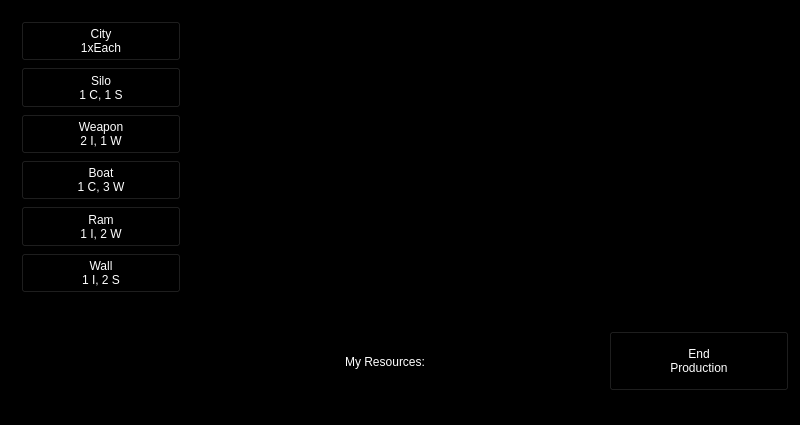
<?xml version="1.0" encoding="UTF-8"?>
<ui version="4.0">
 <class>ProductionUi</class>
 <widget class="QWidget" name="ProductionUi">
  <property name="geometry">
   <rect>
    <x>0</x>
    <y>0</y>
    <width>800</width>
    <height>425</height>
   </rect>
  </property>
  <property name="palette">
   <palette>
    <active>
     <colorrole role="WindowText">
      <brush brushstyle="SolidPattern">
       <color alpha="255">
        <red>255</red>
        <green>255</green>
        <blue>255</blue>
       </color>
      </brush>
     </colorrole>
     <colorrole role="Button">
      <brush brushstyle="SolidPattern">
       <color alpha="255">
        <red>0</red>
        <green>0</green>
        <blue>0</blue>
       </color>
      </brush>
     </colorrole>
     <colorrole role="Light">
      <brush brushstyle="SolidPattern">
       <color alpha="255">
        <red>0</red>
        <green>0</green>
        <blue>0</blue>
       </color>
      </brush>
     </colorrole>
     <colorrole role="Midlight">
      <brush brushstyle="SolidPattern">
       <color alpha="255">
        <red>0</red>
        <green>0</green>
        <blue>0</blue>
       </color>
      </brush>
     </colorrole>
     <colorrole role="Dark">
      <brush brushstyle="SolidPattern">
       <color alpha="255">
        <red>0</red>
        <green>0</green>
        <blue>0</blue>
       </color>
      </brush>
     </colorrole>
     <colorrole role="Mid">
      <brush brushstyle="SolidPattern">
       <color alpha="255">
        <red>0</red>
        <green>0</green>
        <blue>0</blue>
       </color>
      </brush>
     </colorrole>
     <colorrole role="Text">
      <brush brushstyle="SolidPattern">
       <color alpha="255">
        <red>255</red>
        <green>255</green>
        <blue>255</blue>
       </color>
      </brush>
     </colorrole>
     <colorrole role="BrightText">
      <brush brushstyle="SolidPattern">
       <color alpha="255">
        <red>255</red>
        <green>255</green>
        <blue>255</blue>
       </color>
      </brush>
     </colorrole>
     <colorrole role="ButtonText">
      <brush brushstyle="SolidPattern">
       <color alpha="255">
        <red>255</red>
        <green>255</green>
        <blue>255</blue>
       </color>
      </brush>
     </colorrole>
     <colorrole role="Base">
      <brush brushstyle="SolidPattern">
       <color alpha="255">
        <red>0</red>
        <green>0</green>
        <blue>0</blue>
       </color>
      </brush>
     </colorrole>
     <colorrole role="Window">
      <brush brushstyle="SolidPattern">
       <color alpha="255">
        <red>0</red>
        <green>0</green>
        <blue>0</blue>
       </color>
      </brush>
     </colorrole>
     <colorrole role="Shadow">
      <brush brushstyle="SolidPattern">
       <color alpha="255">
        <red>0</red>
        <green>0</green>
        <blue>0</blue>
       </color>
      </brush>
     </colorrole>
     <colorrole role="AlternateBase">
      <brush brushstyle="SolidPattern">
       <color alpha="255">
        <red>0</red>
        <green>0</green>
        <blue>0</blue>
       </color>
      </brush>
     </colorrole>
     <colorrole role="ToolTipBase">
      <brush brushstyle="SolidPattern">
       <color alpha="255">
        <red>255</red>
        <green>255</green>
        <blue>220</blue>
       </color>
      </brush>
     </colorrole>
     <colorrole role="ToolTipText">
      <brush brushstyle="SolidPattern">
       <color alpha="255">
        <red>0</red>
        <green>0</green>
        <blue>0</blue>
       </color>
      </brush>
     </colorrole>
    </active>
    <inactive>
     <colorrole role="WindowText">
      <brush brushstyle="SolidPattern">
       <color alpha="255">
        <red>255</red>
        <green>255</green>
        <blue>255</blue>
       </color>
      </brush>
     </colorrole>
     <colorrole role="Button">
      <brush brushstyle="SolidPattern">
       <color alpha="255">
        <red>0</red>
        <green>0</green>
        <blue>0</blue>
       </color>
      </brush>
     </colorrole>
     <colorrole role="Light">
      <brush brushstyle="SolidPattern">
       <color alpha="255">
        <red>0</red>
        <green>0</green>
        <blue>0</blue>
       </color>
      </brush>
     </colorrole>
     <colorrole role="Midlight">
      <brush brushstyle="SolidPattern">
       <color alpha="255">
        <red>0</red>
        <green>0</green>
        <blue>0</blue>
       </color>
      </brush>
     </colorrole>
     <colorrole role="Dark">
      <brush brushstyle="SolidPattern">
       <color alpha="255">
        <red>0</red>
        <green>0</green>
        <blue>0</blue>
       </color>
      </brush>
     </colorrole>
     <colorrole role="Mid">
      <brush brushstyle="SolidPattern">
       <color alpha="255">
        <red>0</red>
        <green>0</green>
        <blue>0</blue>
       </color>
      </brush>
     </colorrole>
     <colorrole role="Text">
      <brush brushstyle="SolidPattern">
       <color alpha="255">
        <red>255</red>
        <green>255</green>
        <blue>255</blue>
       </color>
      </brush>
     </colorrole>
     <colorrole role="BrightText">
      <brush brushstyle="SolidPattern">
       <color alpha="255">
        <red>255</red>
        <green>255</green>
        <blue>255</blue>
       </color>
      </brush>
     </colorrole>
     <colorrole role="ButtonText">
      <brush brushstyle="SolidPattern">
       <color alpha="255">
        <red>255</red>
        <green>255</green>
        <blue>255</blue>
       </color>
      </brush>
     </colorrole>
     <colorrole role="Base">
      <brush brushstyle="SolidPattern">
       <color alpha="255">
        <red>0</red>
        <green>0</green>
        <blue>0</blue>
       </color>
      </brush>
     </colorrole>
     <colorrole role="Window">
      <brush brushstyle="SolidPattern">
       <color alpha="255">
        <red>0</red>
        <green>0</green>
        <blue>0</blue>
       </color>
      </brush>
     </colorrole>
     <colorrole role="Shadow">
      <brush brushstyle="SolidPattern">
       <color alpha="255">
        <red>0</red>
        <green>0</green>
        <blue>0</blue>
       </color>
      </brush>
     </colorrole>
     <colorrole role="AlternateBase">
      <brush brushstyle="SolidPattern">
       <color alpha="255">
        <red>0</red>
        <green>0</green>
        <blue>0</blue>
       </color>
      </brush>
     </colorrole>
     <colorrole role="ToolTipBase">
      <brush brushstyle="SolidPattern">
       <color alpha="255">
        <red>255</red>
        <green>255</green>
        <blue>220</blue>
       </color>
      </brush>
     </colorrole>
     <colorrole role="ToolTipText">
      <brush brushstyle="SolidPattern">
       <color alpha="255">
        <red>0</red>
        <green>0</green>
        <blue>0</blue>
       </color>
      </brush>
     </colorrole>
    </inactive>
    <disabled>
     <colorrole role="WindowText">
      <brush brushstyle="SolidPattern">
       <color alpha="255">
        <red>0</red>
        <green>0</green>
        <blue>0</blue>
       </color>
      </brush>
     </colorrole>
     <colorrole role="Button">
      <brush brushstyle="SolidPattern">
       <color alpha="255">
        <red>0</red>
        <green>0</green>
        <blue>0</blue>
       </color>
      </brush>
     </colorrole>
     <colorrole role="Light">
      <brush brushstyle="SolidPattern">
       <color alpha="255">
        <red>0</red>
        <green>0</green>
        <blue>0</blue>
       </color>
      </brush>
     </colorrole>
     <colorrole role="Midlight">
      <brush brushstyle="SolidPattern">
       <color alpha="255">
        <red>0</red>
        <green>0</green>
        <blue>0</blue>
       </color>
      </brush>
     </colorrole>
     <colorrole role="Dark">
      <brush brushstyle="SolidPattern">
       <color alpha="255">
        <red>0</red>
        <green>0</green>
        <blue>0</blue>
       </color>
      </brush>
     </colorrole>
     <colorrole role="Mid">
      <brush brushstyle="SolidPattern">
       <color alpha="255">
        <red>0</red>
        <green>0</green>
        <blue>0</blue>
       </color>
      </brush>
     </colorrole>
     <colorrole role="Text">
      <brush brushstyle="SolidPattern">
       <color alpha="255">
        <red>0</red>
        <green>0</green>
        <blue>0</blue>
       </color>
      </brush>
     </colorrole>
     <colorrole role="BrightText">
      <brush brushstyle="SolidPattern">
       <color alpha="255">
        <red>255</red>
        <green>255</green>
        <blue>255</blue>
       </color>
      </brush>
     </colorrole>
     <colorrole role="ButtonText">
      <brush brushstyle="SolidPattern">
       <color alpha="255">
        <red>0</red>
        <green>0</green>
        <blue>0</blue>
       </color>
      </brush>
     </colorrole>
     <colorrole role="Base">
      <brush brushstyle="SolidPattern">
       <color alpha="255">
        <red>0</red>
        <green>0</green>
        <blue>0</blue>
       </color>
      </brush>
     </colorrole>
     <colorrole role="Window">
      <brush brushstyle="SolidPattern">
       <color alpha="255">
        <red>0</red>
        <green>0</green>
        <blue>0</blue>
       </color>
      </brush>
     </colorrole>
     <colorrole role="Shadow">
      <brush brushstyle="SolidPattern">
       <color alpha="255">
        <red>0</red>
        <green>0</green>
        <blue>0</blue>
       </color>
      </brush>
     </colorrole>
     <colorrole role="AlternateBase">
      <brush brushstyle="SolidPattern">
       <color alpha="255">
        <red>0</red>
        <green>0</green>
        <blue>0</blue>
       </color>
      </brush>
     </colorrole>
     <colorrole role="ToolTipBase">
      <brush brushstyle="SolidPattern">
       <color alpha="255">
        <red>255</red>
        <green>255</green>
        <blue>220</blue>
       </color>
      </brush>
     </colorrole>
     <colorrole role="ToolTipText">
      <brush brushstyle="SolidPattern">
       <color alpha="255">
        <red>0</red>
        <green>0</green>
        <blue>0</blue>
       </color>
      </brush>
     </colorrole>
    </disabled>
   </palette>
  </property>
  <property name="windowTitle">
   <string>Form</string>
  </property>
  <layout class="QHBoxLayout" name="horizontalLayout_3">
   <item>
    <layout class="QVBoxLayout" name="verticalLayout">
     <item>
      <layout class="QHBoxLayout" name="horizontalLayout_2">
       <item>
        <widget class="QScrollArea" name="scrollArea">
         <property name="sizePolicy">
          <sizepolicy hsizetype="MinimumExpanding" vsizetype="Expanding">
           <horstretch>0</horstretch>
           <verstretch>0</verstretch>
          </sizepolicy>
         </property>
         <property name="maximumSize">
          <size>
           <width>180</width>
           <height>16777215</height>
          </size>
         </property>
         <property name="verticalScrollBarPolicy">
          <enum>Qt::ScrollBarAsNeeded</enum>
         </property>
         <property name="horizontalScrollBarPolicy">
          <enum>Qt::ScrollBarAlwaysOff</enum>
         </property>
         <property name="widgetResizable">
          <bool>true</bool>
         </property>
         <widget class="QWidget" name="scrollAreaWidgetContents">
          <property name="geometry">
           <rect>
            <x>0</x>
            <y>0</y>
            <width>178</width>
            <height>288</height>
           </rect>
          </property>
          <property name="sizePolicy">
           <sizepolicy hsizetype="Preferred" vsizetype="Preferred">
            <horstretch>0</horstretch>
            <verstretch>0</verstretch>
           </sizepolicy>
          </property>
          <layout class="QVBoxLayout" name="verticalLayout_3">
           <item>
            <widget class="MyButton" name="cityButton">
             <property name="sizePolicy">
              <sizepolicy hsizetype="MinimumExpanding" vsizetype="Fixed">
               <horstretch>0</horstretch>
               <verstretch>0</verstretch>
              </sizepolicy>
             </property>
             <property name="minimumSize">
              <size>
               <width>100</width>
               <height>40</height>
              </size>
             </property>
             <property name="maximumSize">
              <size>
               <width>160</width>
               <height>60</height>
              </size>
             </property>
             <property name="styleSheet">
              <string notr="true"/>
             </property>
             <property name="text">
              <string>City
1xEach</string>
             </property>
            </widget>
           </item>
           <item>
            <widget class="MyButton" name="siloButton">
             <property name="sizePolicy">
              <sizepolicy hsizetype="MinimumExpanding" vsizetype="Fixed">
               <horstretch>0</horstretch>
               <verstretch>0</verstretch>
              </sizepolicy>
             </property>
             <property name="minimumSize">
              <size>
               <width>100</width>
               <height>40</height>
              </size>
             </property>
             <property name="maximumSize">
              <size>
               <width>160</width>
               <height>60</height>
              </size>
             </property>
             <property name="text">
              <string>Silo
1 C, 1 S</string>
             </property>
            </widget>
           </item>
           <item>
            <widget class="MyButton" name="weaponButton">
             <property name="sizePolicy">
              <sizepolicy hsizetype="MinimumExpanding" vsizetype="Fixed">
               <horstretch>0</horstretch>
               <verstretch>0</verstretch>
              </sizepolicy>
             </property>
             <property name="minimumSize">
              <size>
               <width>100</width>
               <height>40</height>
              </size>
             </property>
             <property name="maximumSize">
              <size>
               <width>160</width>
               <height>60</height>
              </size>
             </property>
             <property name="text">
              <string>Weapon
2 I, 1 W</string>
             </property>
            </widget>
           </item>
           <item>
            <widget class="MyButton" name="boatButton">
             <property name="sizePolicy">
              <sizepolicy hsizetype="MinimumExpanding" vsizetype="Fixed">
               <horstretch>0</horstretch>
               <verstretch>0</verstretch>
              </sizepolicy>
             </property>
             <property name="minimumSize">
              <size>
               <width>100</width>
               <height>40</height>
              </size>
             </property>
             <property name="maximumSize">
              <size>
               <width>160</width>
               <height>60</height>
              </size>
             </property>
             <property name="text">
              <string>Boat
1 C, 3 W</string>
             </property>
            </widget>
           </item>
           <item>
            <widget class="MyButton" name="ramButton">
             <property name="sizePolicy">
              <sizepolicy hsizetype="MinimumExpanding" vsizetype="Fixed">
               <horstretch>0</horstretch>
               <verstretch>0</verstretch>
              </sizepolicy>
             </property>
             <property name="minimumSize">
              <size>
               <width>100</width>
               <height>40</height>
              </size>
             </property>
             <property name="maximumSize">
              <size>
               <width>160</width>
               <height>60</height>
              </size>
             </property>
             <property name="styleSheet">
              <string notr="true"/>
             </property>
             <property name="text">
              <string>Ram
1 I, 2 W</string>
             </property>
            </widget>
           </item>
           <item>
            <widget class="MyButton" name="wallButton">
             <property name="sizePolicy">
              <sizepolicy hsizetype="MinimumExpanding" vsizetype="Fixed">
               <horstretch>0</horstretch>
               <verstretch>0</verstretch>
              </sizepolicy>
             </property>
             <property name="minimumSize">
              <size>
               <width>100</width>
               <height>40</height>
              </size>
             </property>
             <property name="maximumSize">
              <size>
               <width>160</width>
               <height>60</height>
              </size>
             </property>
             <property name="text">
              <string>Wall
1 I, 2 S</string>
             </property>
            </widget>
           </item>
          </layout>
         </widget>
        </widget>
       </item>
       <item>
        <widget class="QGraphicsView" name="mapView">
         <property name="verticalScrollBarPolicy">
          <enum>Qt::ScrollBarAlwaysOff</enum>
         </property>
         <property name="horizontalScrollBarPolicy">
          <enum>Qt::ScrollBarAlwaysOff</enum>
         </property>
        </widget>
       </item>
      </layout>
     </item>
     <item>
      <layout class="QHBoxLayout" name="horizontalLayout">
       <property name="topMargin">
        <number>0</number>
       </property>
       <item>
        <widget class="PlayerIndicatorView" name="playerHex">
         <property name="sizePolicy">
          <sizepolicy hsizetype="Fixed" vsizetype="Fixed">
           <horstretch>0</horstretch>
           <verstretch>0</verstretch>
          </sizepolicy>
         </property>
         <property name="minimumSize">
          <size>
           <width>150</width>
           <height>105</height>
          </size>
         </property>
         <property name="maximumSize">
          <size>
           <width>150</width>
           <height>105</height>
          </size>
         </property>
        </widget>
       </item>
       <item>
        <widget class="QLabel" name="resourcesLabel">
         <property name="text">
          <string>My Resources:</string>
         </property>
         <property name="alignment">
          <set>Qt::AlignCenter</set>
         </property>
        </widget>
       </item>
       <item>
        <widget class="MyButton" name="endButton">
         <property name="sizePolicy">
          <sizepolicy hsizetype="Fixed" vsizetype="Fixed">
           <horstretch>0</horstretch>
           <verstretch>0</verstretch>
          </sizepolicy>
         </property>
         <property name="minimumSize">
          <size>
           <width>100</width>
           <height>40</height>
          </size>
         </property>
         <property name="maximumSize">
          <size>
           <width>180</width>
           <height>60</height>
          </size>
         </property>
         <property name="styleSheet">
          <string notr="true"/>
         </property>
         <property name="text">
          <string>End 
Production</string>
         </property>
        </widget>
       </item>
      </layout>
     </item>
    </layout>
   </item>
  </layout>
 </widget>
 <customwidgets>
  <customwidget>
   <class>PlayerIndicatorView</class>
   <extends>QGraphicsView</extends>
   <header>playerindicatorview.h</header>
  </customwidget>
  <customwidget>
   <class>MyButton</class>
   <extends>QPushButton</extends>
   <header>mybutton.h</header>
  </customwidget>
 </customwidgets>
 <resources/>
 <connections/>
</ui>
